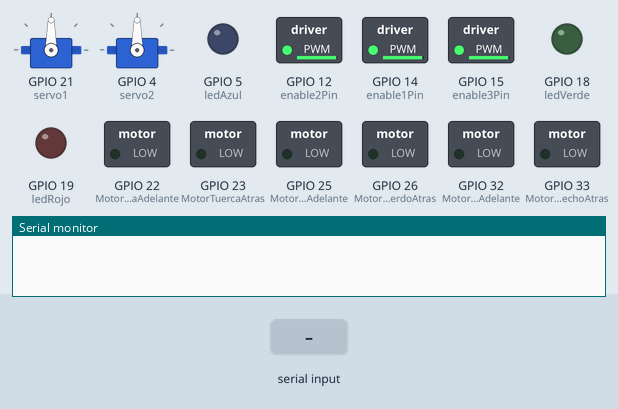
Simulated run of this sketch. Board: ESP32. On the bench: 2 × servo, switched loads named in the sketch (green lamp = pin HIGH), output pins drawn as LEDs (lit = HIGH), the last lines printed to the serial monitor. Inputs (shaded band) come from the test bench. Nothing arrives over Bluetooth unless stated.

Above: at 1.2 s.
1.3 s: "A" received over the second serial link
At 1.6 s:
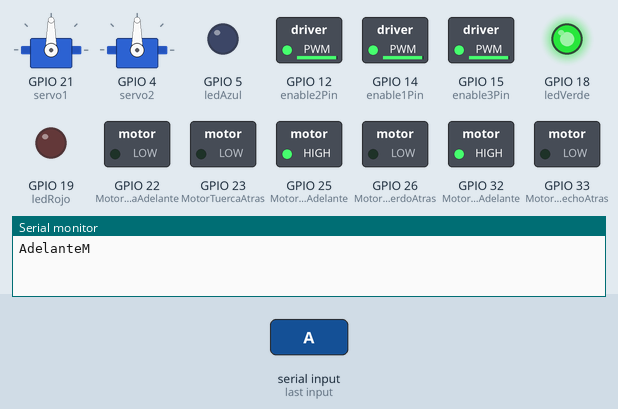
2.8 s: "D" received over the second serial link
At 3.9 s:
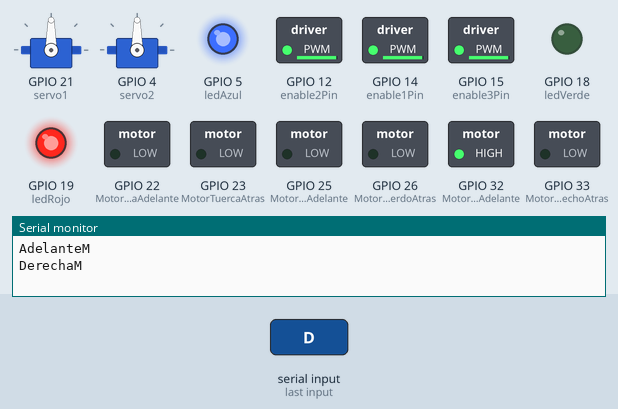
4.3 s: "I" received over the second serial link
At 5.0 s:
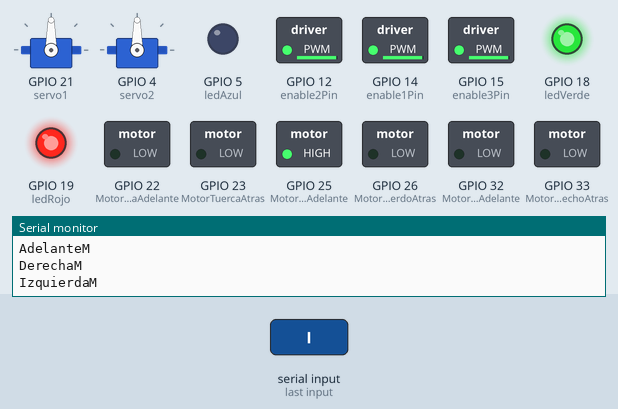
5.8 s: "R" received over the second serial link
At 6.2 s:
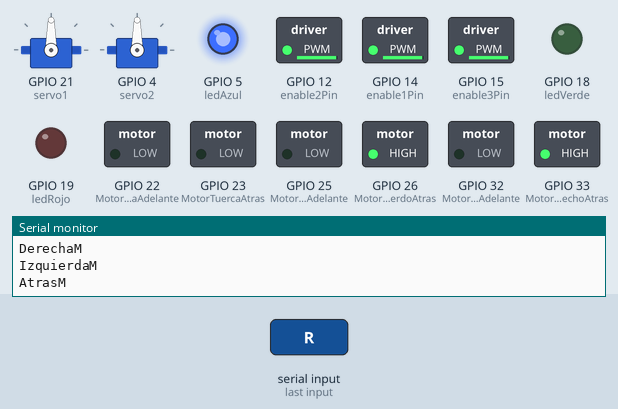
7.3 s: "P" received over the second serial link
At 8.5 s:
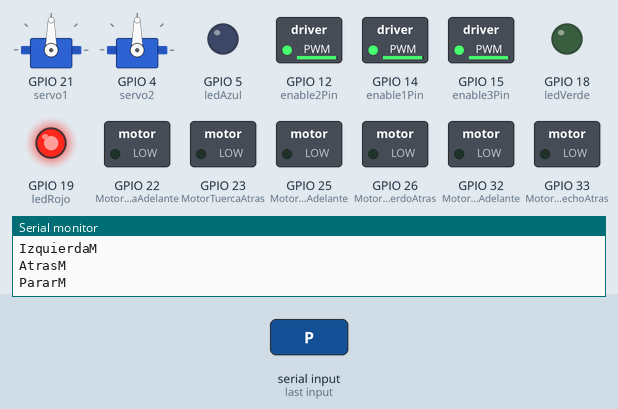
8.8 s: "X" received over the second serial link
At 9.7 s:
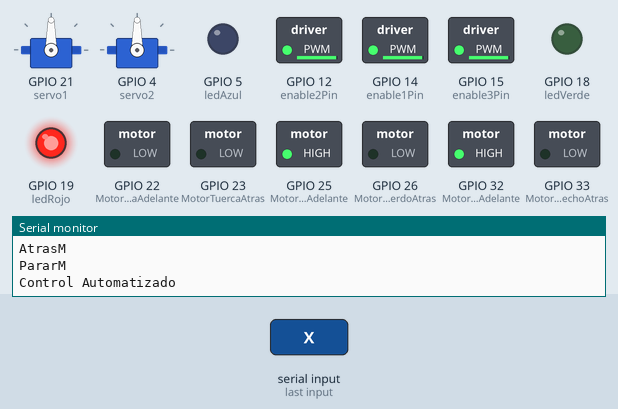
Timing chart, 0 to 22.3 s (numbered marks = the images above; inputs shaded):
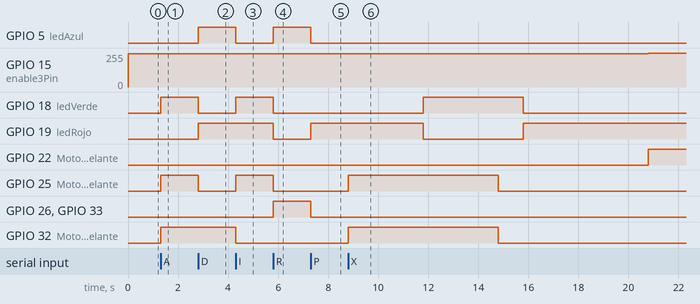

The sketch:

carroSembradorBluetooth.ino
```cpp
//Librerias
#include "BluetoothSerial.h"
#include <Arduino.h>
#include <ESP32Servo.h>

//Definicion de variables
#define MotorDerechoAdelante 32
#define MotorDerechoAtras 33
#define MotorIzquierdoAdelante 25
#define MotorIzquierdoAtras 26
#define MotorTuercaAdelante 22
#define MotorTuercaAtras 23
#define ledRojo 19
#define ledVerde 18
#define ledAzul 5
char caracter;

//Variables enable para los motores Derecha e Izquierda el control de velocidad del carro
#define enable1Pin 14
#define enable2Pin 12
#define enable3Pin 15

//Configuracion Bluetooth
#if !defined(CONFIG_BT_ENABLED) || !defined(CONFIG_BLUEDROID_ENABLED)
#error Bluetooth is not enabled! Please run `make menuconfig` to and enable it
#endif

BluetoothSerial SerialBT;

//Configuracion para obtencion de la temperatura interna de la ESP32
#ifdef __cplusplus
extern "C" {
#endif
uint8_t temprature_sens_read();
#ifdef __cplusplus
}
#endif
uint8_t temprature_sens_read();

//Variables para el control de velocidad del carro
const int freq = 8000;
const int pwmChannel = 0;
const int resolution = 8;
int dutyCycle = 100;

//Instancias
Servo servo1;
Servo servo2;

//Funcion que determina las direcciones en las que se movera el carro
void direccionesAuto(int valorMotorDerAde, int valorMotorDerAtr, int valorMotorIzqrAde, int valorMotorIzqAtr, int tiempo){
  //analogWrite(enable1Pin, 100);
  //analogWrite(enable2Pin, 100);
  digitalWrite(MotorDerechoAdelante, valorMotorDerAde);
  digitalWrite(MotorDerechoAtras, valorMotorDerAtr);
  digitalWrite(MotorIzquierdoAdelante, valorMotorIzqrAde);
  digitalWrite(MotorIzquierdoAtras, valorMotorIzqAtr);
  delay(tiempo);
  //analogWrite(enable3Pin, 100);
}

//Funcion que determina el manejo manual del carro, segun la acciones de los botones en la appp
void direccionesManual(int valorMotorDerAde, int valorMotorDerAtr, int valorMotorIzqrAde, int valorMotorIzqAtr){
  //analogWrite(enable1Pin, 100);
  //analogWrite(enable2Pin, 100);
  digitalWrite(MotorDerechoAdelante, valorMotorDerAde);
  digitalWrite(MotorDerechoAtras, valorMotorDerAtr);
  digitalWrite(MotorIzquierdoAdelante, valorMotorIzqrAde);
  digitalWrite(MotorIzquierdoAtras, valorMotorIzqAtr);
  //analogWrite(enable3Pin, 100);
}

//Funcion que manejara el movimiento de los servos
void movimientoServos(Servo servo, int tiempo, int anguloIni, int anguloFin){
  servo.write(anguloIni);
  delay(tiempo);
  servo.write(anguloFin);
  delay(tiempo);
}

//Activa el motor que servira para hacer el hueco el la tierra y llamara al servo1 para
//que este permita caer el motor al nivel del suelo
void taladrar(int valorMotorTuerAde, int valorMotorTueAtr, int tiempo){
  analogWrite(enable3Pin, 255);
  digitalWrite(MotorTuercaAdelante, valorMotorTuerAde);
  digitalWrite(MotorTuercaAtras, valorMotorTueAtr);
  delay(tiempo);
  digitalWrite(MotorTuercaAdelante, valorMotorTueAtr);
  digitalWrite(MotorTuercaAtras, valorMotorTueAtr);
}

////Activa el servo2 que permitira que la semilla caiga en el hueco el la tierra
void sembrar(){
  movimientoServos(servo2,500,0,30);
}

//Mostrara un color determinado segun la accion que el carro este realizando en ese momento
void encendidoLedAuto(int ledRojo1, int ledAzul1, int ledVerde1, int tiempo){
  digitalWrite(ledRojo,ledRojo1);
  digitalWrite(ledVerde,ledVerde1);
  digitalWrite(ledAzul,ledAzul1);
  delay(tiempo);
}

//Mostrara el color asignado por cada opcion de manera manual
void encendidoLedManual(int ledRojo1, int ledAzul1, int ledVerde1){
  digitalWrite(ledRojo,ledRojo1);
  digitalWrite(ledVerde,ledVerde1);
  digitalWrite(ledAzul,ledAzul1);
}

void setup() {
  SerialBT.begin("BluetoothCarroESP32");
  Serial.begin(9600);
  Serial.begin(115200);

  //Seteando variables de salida
  pinMode(MotorDerechoAdelante, OUTPUT);
  pinMode(MotorDerechoAtras, OUTPUT);
  pinMode(MotorIzquierdoAdelante, OUTPUT);
  pinMode(MotorIzquierdoAtras, OUTPUT);
  pinMode(MotorTuercaAdelante, OUTPUT);
  pinMode(MotorTuercaAtras, OUTPUT);
  pinMode(ledRojo,OUTPUT);
  pinMode(ledVerde,OUTPUT);
  pinMode(ledAzul,OUTPUT);

  //Asignando los ciclos de velocidad para los motores Derecha e Izquierda
  pinMode(enable1Pin, OUTPUT);
  ledcSetup(pwmChannel, freq, resolution);
  pinMode(enable2Pin, OUTPUT);
  ledcSetup(pwmChannel, freq, resolution);
  pinMode(enable3Pin, OUTPUT);
  analogWrite(enable1Pin, 250);
  analogWrite(enable2Pin, 250);
  analogWrite(enable3Pin, 250);

  digitalWrite(MotorDerechoAdelante, LOW);
  digitalWrite(MotorDerechoAtras, LOW);
  digitalWrite(MotorIzquierdoAdelante, LOW);
  digitalWrite(MotorIzquierdoAtras, LOW);
  digitalWrite(MotorTuercaAdelante, LOW);
  digitalWrite(MotorTuercaAtras, LOW);

  //iniciamos el servo para que empieze a trabajar con el pin 21 y 4
  servo1.attach(21);
  servo2.attach(4);
}

void loop() {
  // put your main code here, to run repeatedly:
  //Temperatura interna en C
  float tempInt=(temprature_sens_read() - 32) / 1.8;
    //Lectura de temperatura enviada por Bluetooth a la aplicacion
    SerialBT.print(tempInt);
    SerialBT.print(",");
  if (SerialBT.available() > 0) {
    //SerialBT.println(";");
    caracter = SerialBT.read();
     switch(caracter) {
      case 'A' :
      //Adelante: COLOR IDENTIFICATIVO 'VERDE'
        direccionesManual(255,0,255,0);
        encendidoLedManual(0,0,255);
        Serial.println("AdelanteM");
        break;
      case 'D' :
      //Derecha: COLOR IDENTIFICATIVO 'MAGENTA'
        direccionesManual(255,0,0,0);
        encendidoLedManual(255,255,0);
        Serial.println("DerechaM");
        break;
      case 'I' :
      //Izquierda: COLOR IDENTIFICATIVO 'AMARILLO'
         direccionesManual(0,0,255,0);
         encendidoLedManual(255,0,255);
         Serial.println("IzquierdaM");
         break;
      case 'R' :
      //Atras: COLOR IDENTIFICATIVO 'AZUL'
         direccionesManual(0,255,0,255);
         encendidoLedManual(0,255,0);
         Serial.println("AtrasM");
         break;
      case 'P' :
      //Parar: COLOR IDENTIFICATIVO 'ROJO'
         direccionesManual(0,0,0,0);
         encendidoLedManual(255,0,0);
         Serial.println("PararM");
         break;
      case 'T' :
         movimientoServos(servo1,5000,0,180);
         taladrar(255,0,3000);
         Serial.println("TaladrarM");
         break;
      case 'S' :
         movimientoServos(servo2,500,0,15);
         Serial.println("SembrarM");
         break;
      case 'X':
         Serial.println("Control Automatizado");
          //--------------------PRIMERA VUELTA
          //Adelante: COLOR IDENTIFICATIVO 'VERDE'
          direccionesAuto(255,0,255,0,3000);
          encendidoLedAuto(0,0,255,3000);
          //Parar: COLOR IDENTIFICATIVO 'ROJO'
          direccionesAuto(0,0,0,0,1000);
          encendidoLedAuto(255,0,0,1000);
          //Taladrar
          movimientoServos(servo1,2000,0,180);
          taladrar(255,0,3000);
          //Sembrar
          sembrar();
          //--------------------SEGUNDA VUELTA
          //Adelante: COLOR IDENTIFICATIVO 'VERDE'
          direccionesAuto(255,0,255,0,3000);
          encendidoLedAuto(0,0,255,3000);
          //Parar: COLOR IDENTIFICATIVO 'ROJO'
          direccionesAuto(0,0,0,0,1000);
          encendidoLedAuto(255,0,0,1000);
          //Taladrar
          movimientoServos(servo1,2000,0,180);
          taladrar(255,0,3000);
          //Sembrar
          sembrar();
      default :
         printf("oK");
   }
  }

}
```

Measured:
- after the input at 1.3 s, GPIO 18 (ledVerde), GPIO 25 (MotorIzquierdoAdelante), GPIO 32 (MotorDerechoAdelante): LOW → HIGH at once
- after the input at 2.8 s, GPIO 5 (ledAzul), GPIO 19 (ledRojo): LOW → HIGH at once; GPIO 18 (ledVerde), GPIO 25 (MotorIzquierdoAdelante): HIGH → LOW at once
- after the input at 4.3 s, GPIO 5 (ledAzul), GPIO 32 (MotorDerechoAdelante): HIGH → LOW at once; GPIO 18 (ledVerde), GPIO 25 (MotorIzquierdoAdelante): LOW → HIGH at once
- after the input at 5.8 s, GPIO 5 (ledAzul), GPIO 26 (MotorIzquierdoAtras), GPIO 33 (MotorDerechoAtras): LOW → HIGH at once; GPIO 18 (ledVerde), GPIO 19 (ledRojo), GPIO 25 (MotorIzquierdoAdelante): HIGH → LOW at once
- after the input at 7.3 s, GPIO 5 (ledAzul), GPIO 26 (MotorIzquierdoAtras), GPIO 33 (MotorDerechoAtras): HIGH → LOW at once; GPIO 19 (ledRojo): LOW → HIGH at once
- after the input at 8.8 s, GPIO 15 (enable3Pin): 250/255 → 255/255 after 12.0 s; GPIO 18 (ledVerde): LOW → HIGH after 3.0 s, → LOW 4.0 s later
